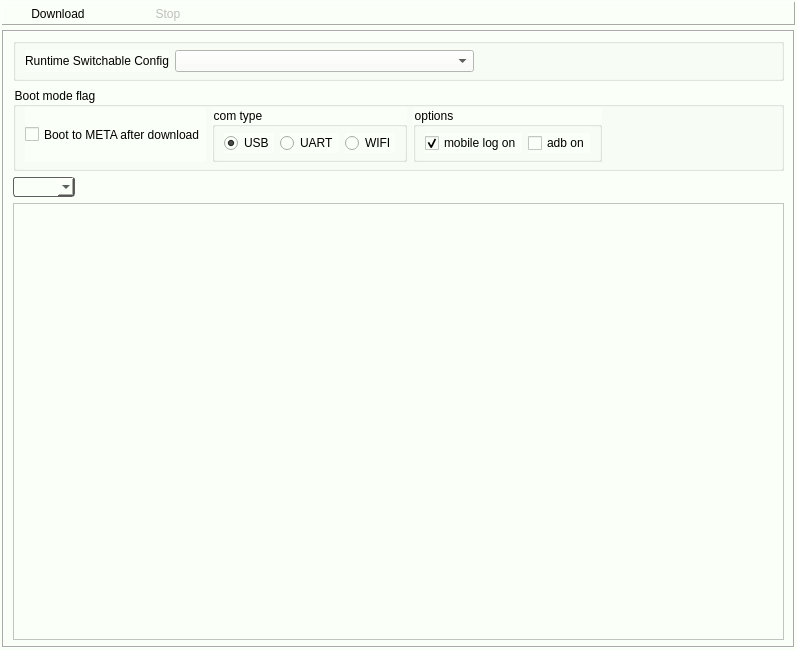
<?xml version="1.0" encoding="UTF-8"?>
<ui version="4.0">
 <class>DownloadWidget</class>
 <widget class="QWidget" name="DownloadWidget">
  <property name="geometry">
   <rect>
    <x>0</x>
    <y>0</y>
    <width>797</width>
    <height>650</height>
   </rect>
  </property>
  <property name="windowTitle">
   <string>Form</string>
  </property>
  <property name="styleSheet">
   <string notr="true">background-color: rgb(250, 255, 247);</string>
  </property>
  <layout class="QVBoxLayout" name="verticalLayout_4">
   <property name="spacing">
    <number>5</number>
   </property>
   <property name="leftMargin">
    <number>2</number>
   </property>
   <property name="topMargin">
    <number>2</number>
   </property>
   <property name="rightMargin">
    <number>2</number>
   </property>
   <property name="bottomMargin">
    <number>2</number>
   </property>
   <item>
    <widget class="QFrame" name="frame_3">
     <property name="frameShape">
      <enum>QFrame::Panel</enum>
     </property>
     <property name="frameShadow">
      <enum>QFrame::Raised</enum>
     </property>
     <layout class="QGridLayout" name="gridLayout_3">
      <property name="leftMargin">
       <number>0</number>
      </property>
      <property name="topMargin">
       <number>0</number>
      </property>
      <property name="rightMargin">
       <number>0</number>
      </property>
      <property name="bottomMargin">
       <number>0</number>
      </property>
      <property name="spacing">
       <number>0</number>
      </property>
      <item row="2" column="0">
       <widget class="QToolButton" name="pushButton_download">
        <property name="enabled">
         <bool>true</bool>
        </property>
        <property name="sizePolicy">
         <sizepolicy hsizetype="Fixed" vsizetype="Preferred">
          <horstretch>0</horstretch>
          <verstretch>0</verstretch>
         </sizepolicy>
        </property>
        <property name="minimumSize">
         <size>
          <width>110</width>
          <height>0</height>
         </size>
        </property>
        <property name="toolTip">
         <string>Ctrl + D</string>
        </property>
        <property name="styleSheet">
         <string notr="true">border-width:2px;</string>
        </property>
        <property name="text">
         <string>Download</string>
        </property>
        <property name="icon">
         <iconset resource="../Resources/icon.qrc">
          <normaloff>:/images/download.png</normaloff>:/images/download.png</iconset>
        </property>
        <property name="iconSize">
         <size>
          <width>24</width>
          <height>24</height>
         </size>
        </property>
        <property name="shortcut">
         <string>Ctrl+D</string>
        </property>
        <property name="popupMode">
         <enum>QToolButton::DelayedPopup</enum>
        </property>
        <property name="toolButtonStyle">
         <enum>Qt::ToolButtonTextUnderIcon</enum>
        </property>
        <property name="autoRaise">
         <bool>true</bool>
        </property>
       </widget>
      </item>
      <item row="2" column="1">
       <widget class="QToolButton" name="pushButton_stop">
        <property name="enabled">
         <bool>false</bool>
        </property>
        <property name="sizePolicy">
         <sizepolicy hsizetype="Fixed" vsizetype="Preferred">
          <horstretch>0</horstretch>
          <verstretch>0</verstretch>
         </sizepolicy>
        </property>
        <property name="minimumSize">
         <size>
          <width>110</width>
          <height>0</height>
         </size>
        </property>
        <property name="toolTip">
         <string>Shift + D</string>
        </property>
        <property name="text">
         <string>Stop</string>
        </property>
        <property name="icon">
         <iconset resource="../Resources/icon.qrc">
          <normaloff>:/images/stop.png</normaloff>:/images/stop.png</iconset>
        </property>
        <property name="iconSize">
         <size>
          <width>24</width>
          <height>24</height>
         </size>
        </property>
        <property name="shortcut">
         <string>Shift+D</string>
        </property>
        <property name="toolButtonStyle">
         <enum>Qt::ToolButtonTextUnderIcon</enum>
        </property>
        <property name="autoRaise">
         <bool>true</bool>
        </property>
       </widget>
      </item>
      <item row="2" column="2">
       <spacer name="horizontalSpacer">
        <property name="orientation">
         <enum>Qt::Horizontal</enum>
        </property>
        <property name="sizeHint" stdset="0">
         <size>
          <width>40</width>
          <height>20</height>
         </size>
        </property>
       </spacer>
      </item>
     </layout>
    </widget>
   </item>
   <item>
    <widget class="QFrame" name="FileLoadFrame">
     <property name="enabled">
      <bool>true</bool>
     </property>
     <property name="frameShape">
      <enum>QFrame::Box</enum>
     </property>
     <property name="frameShadow">
      <enum>QFrame::Sunken</enum>
     </property>
     <layout class="QVBoxLayout" name="verticalLayout" stretch="0,0,0,1">
      <property name="spacing">
       <number>6</number>
      </property>
      <property name="topMargin">
       <number>6</number>
      </property>
      <property name="bottomMargin">
       <number>6</number>
      </property>
      <item>
       <widget class="QGroupBox" name="groupBox_rsc">
        <property name="minimumSize">
         <size>
          <width>0</width>
          <height>0</height>
         </size>
        </property>
        <property name="title">
         <string/>
        </property>
        <layout class="QHBoxLayout" name="horizontalLayout_5">
         <property name="topMargin">
          <number>6</number>
         </property>
         <property name="bottomMargin">
          <number>6</number>
         </property>
         <item>
          <widget class="QLabel" name="label_2">
           <property name="sizePolicy">
            <sizepolicy hsizetype="Preferred" vsizetype="Preferred">
             <horstretch>0</horstretch>
             <verstretch>0</verstretch>
            </sizepolicy>
           </property>
           <property name="minimumSize">
            <size>
             <width>0</width>
             <height>0</height>
            </size>
           </property>
           <property name="text">
            <string>Runtime Switchable Config</string>
           </property>
          </widget>
         </item>
         <item>
          <widget class="QComboBox" name="comboBox_rsc">
           <property name="sizePolicy">
            <sizepolicy hsizetype="Expanding" vsizetype="Preferred">
             <horstretch>0</horstretch>
             <verstretch>0</verstretch>
            </sizepolicy>
           </property>
           <property name="minimumSize">
            <size>
             <width>0</width>
             <height>0</height>
            </size>
           </property>
          </widget>
         </item>
         <item>
          <spacer name="horizontalSpacer_3">
           <property name="orientation">
            <enum>Qt::Horizontal</enum>
           </property>
           <property name="sizeHint" stdset="0">
            <size>
             <width>272</width>
             <height>20</height>
            </size>
           </property>
          </spacer>
         </item>
        </layout>
       </widget>
      </item>
      <item>
       <widget class="QGroupBox" name="groupBox_boot_mode_flag">
        <property name="sizePolicy">
         <sizepolicy hsizetype="Expanding" vsizetype="Expanding">
          <horstretch>0</horstretch>
          <verstretch>0</verstretch>
         </sizepolicy>
        </property>
        <property name="maximumSize">
         <size>
          <width>16777215</width>
          <height>16777215</height>
         </size>
        </property>
        <property name="title">
         <string>Boot mode flag</string>
        </property>
        <layout class="QHBoxLayout" name="horizontalLayout_3">
         <property name="topMargin">
          <number>0</number>
         </property>
         <property name="bottomMargin">
          <number>6</number>
         </property>
         <item>
          <widget class="QCheckBox" name="checkbox_set_boot_mode_to_meta">
           <property name="sizePolicy">
            <sizepolicy hsizetype="Minimum" vsizetype="Minimum">
             <horstretch>0</horstretch>
             <verstretch>0</verstretch>
            </sizepolicy>
           </property>
           <property name="baseSize">
            <size>
             <width>0</width>
             <height>0</height>
            </size>
           </property>
           <property name="text">
            <string>Boot to META after download</string>
           </property>
          </widget>
         </item>
         <item>
          <widget class="QGroupBox" name="groupBox_com_type">
           <property name="enabled">
            <bool>true</bool>
           </property>
           <property name="sizePolicy">
            <sizepolicy hsizetype="Minimum" vsizetype="Minimum">
             <horstretch>0</horstretch>
             <verstretch>0</verstretch>
            </sizepolicy>
           </property>
           <property name="minimumSize">
            <size>
             <width>0</width>
             <height>0</height>
            </size>
           </property>
           <property name="title">
            <string>com type</string>
           </property>
           <property name="alignment">
            <set>Qt::AlignLeading|Qt::AlignLeft|Qt::AlignVCenter</set>
           </property>
           <property name="checkable">
            <bool>false</bool>
           </property>
           <layout class="QHBoxLayout" name="horizontalLayout">
            <property name="topMargin">
             <number>6</number>
            </property>
            <property name="bottomMargin">
             <number>6</number>
            </property>
            <item>
             <widget class="QRadioButton" name="com_type_usb">
              <property name="sizePolicy">
               <sizepolicy hsizetype="Minimum" vsizetype="Minimum">
                <horstretch>0</horstretch>
                <verstretch>0</verstretch>
               </sizepolicy>
              </property>
              <property name="minimumSize">
               <size>
                <width>0</width>
                <height>0</height>
               </size>
              </property>
              <property name="maximumSize">
               <size>
                <width>16777215</width>
                <height>16777215</height>
               </size>
              </property>
              <property name="text">
               <string>USB</string>
              </property>
              <property name="checked">
               <bool>true</bool>
              </property>
             </widget>
            </item>
            <item>
             <widget class="QRadioButton" name="com_type_uart">
              <property name="sizePolicy">
               <sizepolicy hsizetype="Minimum" vsizetype="Minimum">
                <horstretch>0</horstretch>
                <verstretch>0</verstretch>
               </sizepolicy>
              </property>
              <property name="minimumSize">
               <size>
                <width>0</width>
                <height>0</height>
               </size>
              </property>
              <property name="maximumSize">
               <size>
                <width>16777215</width>
                <height>16777215</height>
               </size>
              </property>
              <property name="text">
               <string>UART</string>
              </property>
             </widget>
            </item>
            <item>
             <widget class="QRadioButton" name="com_type_wifi">
              <property name="sizePolicy">
               <sizepolicy hsizetype="Minimum" vsizetype="Minimum">
                <horstretch>0</horstretch>
                <verstretch>0</verstretch>
               </sizepolicy>
              </property>
              <property name="minimumSize">
               <size>
                <width>0</width>
                <height>0</height>
               </size>
              </property>
              <property name="maximumSize">
               <size>
                <width>50</width>
                <height>16777215</height>
               </size>
              </property>
              <property name="text">
               <string>WIFI</string>
              </property>
             </widget>
            </item>
           </layout>
          </widget>
         </item>
         <item>
          <widget class="QGroupBox" name="groupBox_com_id">
           <property name="enabled">
            <bool>true</bool>
           </property>
           <property name="sizePolicy">
            <sizepolicy hsizetype="Minimum" vsizetype="Minimum">
             <horstretch>0</horstretch>
             <verstretch>0</verstretch>
            </sizepolicy>
           </property>
           <property name="minimumSize">
            <size>
             <width>0</width>
             <height>0</height>
            </size>
           </property>
           <property name="title">
            <string>options</string>
           </property>
           <layout class="QHBoxLayout" name="horizontalLayout_4">
            <property name="topMargin">
             <number>6</number>
            </property>
            <property name="bottomMargin">
             <number>6</number>
            </property>
            <item>
             <widget class="QCheckBox" name="checkbox_mobile_log_on">
              <property name="sizePolicy">
               <sizepolicy hsizetype="Minimum" vsizetype="Minimum">
                <horstretch>0</horstretch>
                <verstretch>0</verstretch>
               </sizepolicy>
              </property>
              <property name="minimumSize">
               <size>
                <width>0</width>
                <height>0</height>
               </size>
              </property>
              <property name="text">
               <string>mobile log on</string>
              </property>
              <property name="checked">
               <bool>true</bool>
              </property>
             </widget>
            </item>
            <item>
             <widget class="QCheckBox" name="checkbox_adb_on">
              <property name="sizePolicy">
               <sizepolicy hsizetype="Minimum" vsizetype="Minimum">
                <horstretch>0</horstretch>
                <verstretch>0</verstretch>
               </sizepolicy>
              </property>
              <property name="text">
               <string>adb on</string>
              </property>
             </widget>
            </item>
           </layout>
          </widget>
         </item>
         <item>
          <spacer name="horizontalSpacer_4">
           <property name="orientation">
            <enum>Qt::Horizontal</enum>
           </property>
           <property name="sizeHint" stdset="0">
            <size>
             <width>40</width>
             <height>20</height>
            </size>
           </property>
          </spacer>
         </item>
        </layout>
       </widget>
      </item>
      <item>
       <layout class="QHBoxLayout" name="horizontalLayout_2">
        <item>
         <widget class="QComboBox" name="comboBox_Scene">
          <property name="sizePolicy">
           <sizepolicy hsizetype="Preferred" vsizetype="Preferred">
            <horstretch>0</horstretch>
            <verstretch>0</verstretch>
           </sizepolicy>
          </property>
          <property name="minimumSize">
           <size>
            <width>0</width>
            <height>0</height>
           </size>
          </property>
          <property name="styleSheet">
           <string notr="true">border: 1px solid rgb(95,95,95);
border-radius: 3px;
color: rgb(0, 0, 0);
margin:0 0 0 0;</string>
          </property>
          <property name="currentIndex">
           <number>-1</number>
          </property>
         </widget>
        </item>
        <item>
         <spacer name="horizontalSpacer_2">
          <property name="orientation">
           <enum>Qt::Horizontal</enum>
          </property>
          <property name="sizeHint" stdset="0">
           <size>
            <width>218</width>
            <height>20</height>
           </size>
          </property>
         </spacer>
        </item>
       </layout>
      </item>
      <item>
       <widget class="QTableView" name="tableView">
        <property name="selectionMode">
         <enum>QAbstractItemView::NoSelection</enum>
        </property>
        <property name="wordWrap">
         <bool>false</bool>
        </property>
       </widget>
      </item>
     </layout>
    </widget>
   </item>
  </layout>
 </widget>
 <resources>
  <include location="../Resources/icon.qrc"/>
 </resources>
 <connections/>
</ui>
